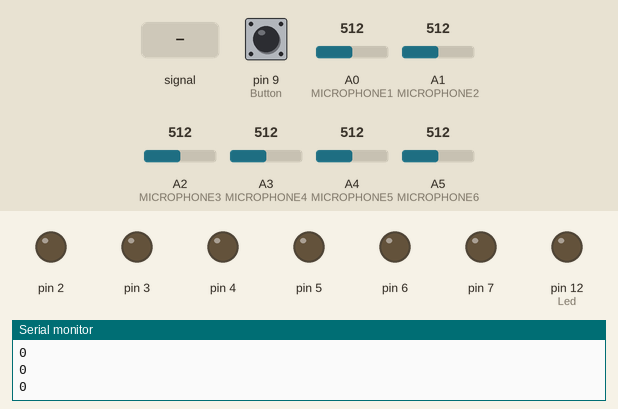
Recording of a sketch running on a simulated Arduino Uno, built with avr-gcc and run on an emulated ATmega328P. On the bench: output pins drawn as LEDs (lit = HIGH), the last lines printed to the serial monitor. Dashed ring = blinking. Inputs (shaded band) come from the test bench; at power-on: pin 9 (Button) LOW, A0 (MICROPHONE1) = 512, A1 (MICROPHONE2) = 512, A2 (MICROPHONE3) = 512, A3 (MICROPHONE4) = 512, A4 (MICROPHONE5) = 512, A5 (MICROPHONE6) = 512.

Above: at 1.8 s.
1.9 s: pin 9 (Button) pulled HIGH for 0.6 s
At 3.4 s:
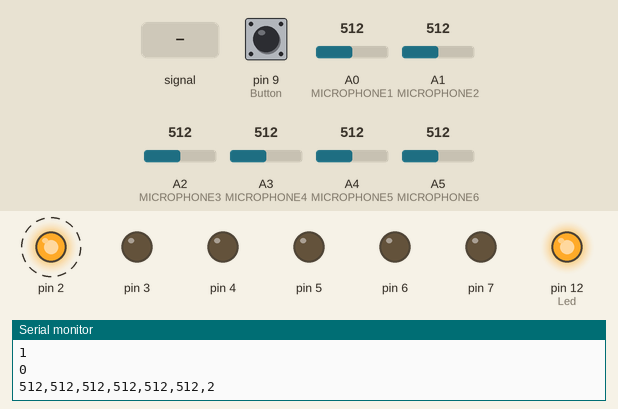
5.5 s: A1 (MICROPHONE2) fed a 200 Hz sine of ±81 counts around its level
At 6.4 s:
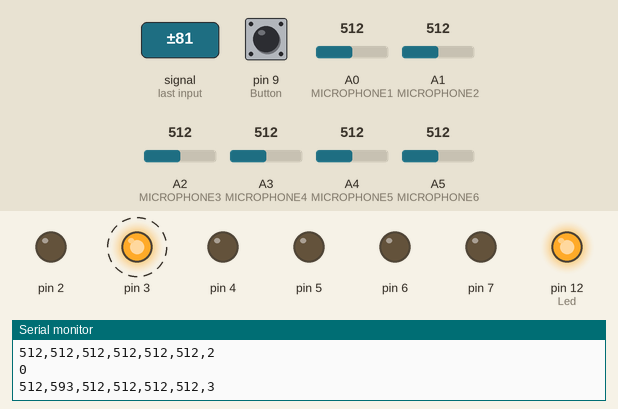
8.5 s: A2 (MICROPHONE3) fed a 200 Hz sine of ±81 counts around its level
11.5 s: A3 (MICROPHONE4) fed a 200 Hz sine of ±81 counts around its level
At 12.3 s:
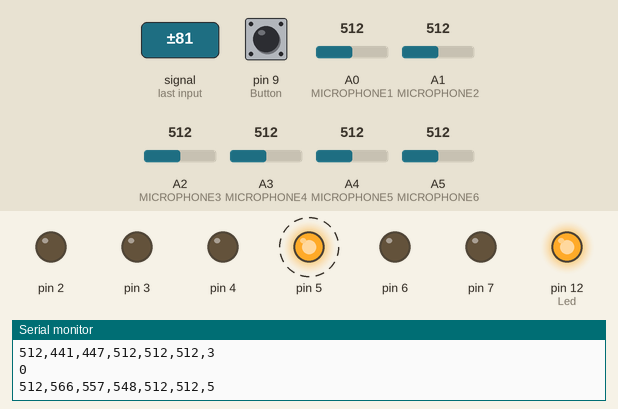
14.5 s: A4 (MICROPHONE5) fed a 200 Hz sine of ±81 counts around its level
At 14.9 s:
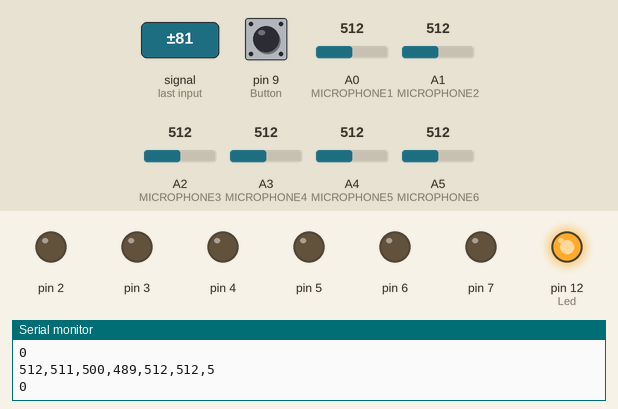
17.5 s: A5 (MICROPHONE6) fed a 200 Hz sine of ±81 counts around its level
At 18.4 s:
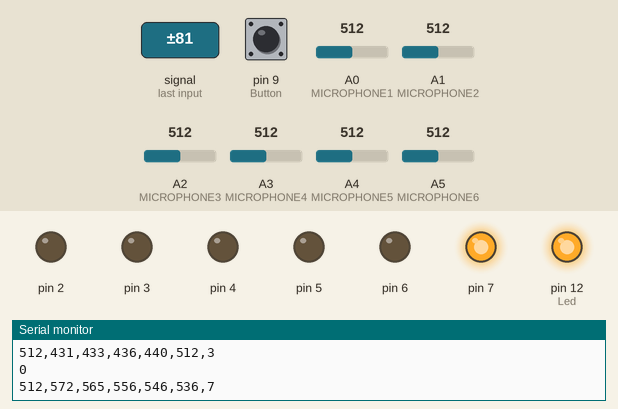
Timing chart, 0 to 59.2 s (numbered marks = the images above; inputs shaded):
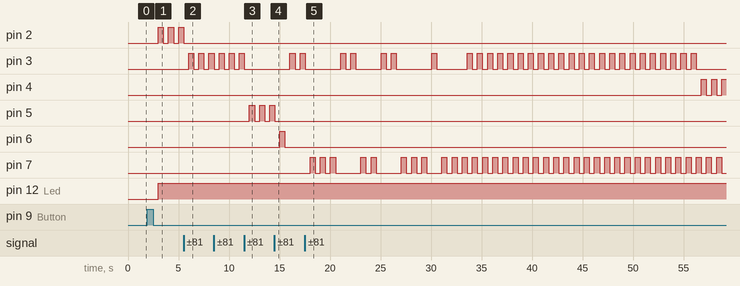

Measured:
- after the input at 1.9 s, pin 2: alternates HIGH for 0.50 s and LOW for 0.50 s, starting after 1.1 s; pin 12 (Led): LOW → HIGH after 1.1 s
- after the input at 5.5 s, pin 2: goes on until 5.5 s, then stays LOW; pin 3: alternates HIGH for 0.50 s and LOW for 0.50 s, starting after 0.51 s
- after the input at 11.5 s, pin 4: stops changing and stays LOW; pin 5: alternates HIGH for 0.50 s and LOW for 0.50 s, starting after 0.53 s
- after the input at 14.5 s, pin 5: goes on until 14.5 s, then stays LOW; pin 6: LOW → HIGH after 0.53 s, → LOW 0.50 s later
- after the input at 17.5 s, pin 4: alternates HIGH for 0.50 s and LOW for 0.51 s, starting after 39.3 s; pin 6: stops changing and stays LOW; pin 7: LOW → HIGH after 0.54 s, → LOW 0.50 s later, → HIGH 0.50 s later, → LOW 0.50 s later, … (72 changes in this stretch)

The sketch:

sesalgilama.ino
```cpp
// mikrofonlar için analog giriş pinleri
#define MICROPHONE1 A0
#define MICROPHONE2 A1
#define MICROPHONE3 A2
#define MICROPHONE4 A3
#define MICROPHONE5 A4
#define MICROPHONE6 A5
#define SCALEFACTOR 1000


// ----------------1 Tüm dizileri ve değişkenleri başlat-----------------
// tüm mikrofonların genlik değerleri
// NOT: Bu dizilerde değişiklik yapılırsa, aşağıda "calculateAverage()" VE "shiftDataArray()" fonksiyonlarına verilen eleman sayıları da değiştirilmelidir!
int amplitudes1[] = {0,0,0,0,0,0,0,0,0,0};
int amplitudes2[] = {0,0,0,0,0,0,0,0,0,0};
int amplitudes3[] = {0,0,0,0,0,0,0,0,0,0};
int amplitudes4[] = {0,0,0,0,0,0,0,0,0,0};
int amplitudes5[] = {0,0,0,0,0,0,0,0,0,0};
int amplitudes6[] = {0,0,0,0,0,0,0,0,0,0};
int ledPin = 0;
float average1 = 0; // mikrofon 1'in genlik dizisinin ortalaması
float average2 = 0; // mikrofon 2'nin genlik dizisinin ortalaması
float average3 = 0; // mikrofon 3'ün genlik dizisinin ortalaması
float average4 = 0; // mikrofon 4'ün genlik dizisinin ortalaması
float average5 = 0; // mikrofon 5'in genlik dizisinin ortalaması
float average6 = 0; // mikrofon 6'nın genlik dizisinin ortalaması
// tüm mikrofonların maksimum genlik değerleri, her bir ortalama için normalize edilir
float maximum[] = {0,0,0,0,0,0};
// mikrofonların genliklerinin örnekleneceği zaman dilimi
int samplingTime = 500; // örnekleme süresi [ms]
// her döngüde yön tespiti için maksimum indeksin kaydedildiği dizi
int maximumIndexCounter = 0;
int maximumIndex[750];  // <----- bu dizi boyutu, örnekleme süresi değiştiğinde ayarlanmalıdır
// ayarlama için genel kural: güvenlik için "örnekleme süresi * 1.5" olarak belirlenir, çünkü bir döngü yaklaşık 1ms sürer


// bir dizinin tüm değerlerini 1 indeks sağa kaydıran metot; arr[len-1] (son değer) üzerine yazılır
void shiftDataArray(int arr[],int len) {
  int temp = arr[len-1];
  for(int i=len-1;i>0;i--) {
    arr[i] = arr[i-1];
  }
  arr[0] = temp;
}

// bir dizideki en yüksek değeri bulur ve dizinin indkseini döner
int findMaximumIndex(float arr[],int arrSize) {
  int index = 0;
  float currentMax = 0;
  for(int i=0;i<arrSize;i++){
    if(arr[i]>currentMax){
      currentMax = arr[i];
      index = i;
    }
  }
  return index;
}

// bir dizinin sıfırdan büyük değerlerinin ortalamasını hesaplar
float calculateAverage(int arr[],int arrLen){
  float count = 0;  // sıfırdan büyük değerlerin sayısı
  float sum = 0;    // sıfırdan büyük tüm sayıların toplamı
  for(int i=0;i<arrLen;i++){
    if(arr[i]>0){
      sum+=float(arr[i]);
      count++;
    }
  }
  return sum/count;
}

// her mikrofon için sayaçlara dayalı olarak led Pinin belirler
int calculateLedPin(int counter1,int counter2, int counter3, int counter4, int counter5,int counter6) {
  float counts[] = {counter1,counter2,counter3,counter4,counter5,counter6};
  int finalLed = 0;
  int maxIndex = findMaximumIndex(counts,6);
  finalLed = maxIndex+2; // Ledlere ait pin Numaralarımız 2 den başlar
  return finalLed;
}

// ses kaynağının yönünü belirlemek için kullanılan metot
void determineLedPin() {
  // ---------------- geçerli zaman damgasını kaydet-----------------
  int beginTime = millis();
  maximumIndexCounter = 0;  // maximumIndexCounter'ı sıfırla
  do{
    // --------------------- analog değerleri oku-----------------------
    int microphone1 = analogRead(MICROPHONE1);
    int microphone2 = analogRead(MICROPHONE2);
    int microphone3 = analogRead(MICROPHONE3);
    int microphone4 = analogRead(MICROPHONE4);
    int microphone5 = analogRead(MICROPHONE5);
    int microphone6 = analogRead(MICROPHONE6);
    // ---------- ortalamadan maksimum sapmayı hesapla------------
    if(average1==0 && average2==0 && average3==0 && average4==0 && average5==0 && average6==0) {
      average1 = microphone1;
      average2 = microphone2;
      average3 = microphone3;
      average4 = microphone4;
      average5 = microphone5;
      average6 = microphone6;
    }
    maximum[0] = abs((microphone1-average1)/average1);
    maximum[1] = abs((microphone2-average2)/average2);
    maximum[2] = abs((microphone3-average3)/average3);
    maximum[3] = abs((microphone4-average4)/average4);
    maximum[4] = abs((microphone5-average5)/average5);
    maximum[5] = abs((microphone6-average6)/average6);
    // ---------- genlik dizilerini kaydır ve yeni genlikleri sakla------
    shiftDataArray(amplitudes1,10);
    shiftDataArray(amplitudes2,10);
    shiftDataArray(amplitudes3,10);
    shiftDataArray(amplitudes4,10);
    shiftDataArray(amplitudes5,10);
    shiftDataArray(amplitudes6,10);
    amplitudes1[0]=microphone1;
    amplitudes2[0]=microphone2;
    amplitudes3[0]=microphone3;
    amplitudes4[0]=microphone4;
    amplitudes5[0]=microphone5;
    amplitudes6[0]=microphone6;
    // --------------------4.5 yeni ortalamaları hesapla--------------------
    average1 = calculateAverage(amplitudes1,10);
    average2 = calculateAverage(amplitudes2,10);
    average3 = calculateAverage(amplitudes3,10);
    average4 = calculateAverage(amplitudes4,10);
    average5 = calculateAverage(amplitudes5,10);
    average6 = calculateAverage(amplitudes6,10);
    // ----------------4.6 en yüksek sapmayı belirle-------------------
    maximumIndex[maximumIndexCounter]=findMaximumIndex(maximum,6);
    maximumIndexCounter++;  // maximumIndexCounter'ı artır

  }while((millis()-beginTime)<samplingTime);
  // -----------------------4.8 ledi belirle--------------------------
  int counter1=0, counter2=0, counter3=0, counter4=0, counter5=0, counter6=0;
  for(int i=0;i<maximumIndexCounter;i++){
    int currentNumber = maximumIndex[i];
    if(currentNumber==0) counter1++;
    else if(currentNumber==1) counter2++;
    else if(currentNumber==2) counter3++;
    else if(currentNumber==3) counter4++;
    else if(currentNumber==4) counter5++;
    else if(currentNumber==5) counter6++;
  }
  ledPin = calculateLedPin(counter1,counter2,counter3,counter4,counter5,counter6);
  plotNormal();
}

void plotNormal() {
  Serial.print(amplitudes1[0]);
  Serial.print(",");
  Serial.print(amplitudes2[0]);
  Serial.print(",");
  Serial.print(amplitudes3[0]);
  Serial.print(",");
  Serial.print(amplitudes4[0]);
  Serial.print(",");
  Serial.print(amplitudes5[0]);
  Serial.print(",");
  Serial.print(amplitudes6[0]);
  Serial.print(",");
  Serial.println(ledPin);
}

void setup() {
  // -----------------------Kurulum IO-pin---------------------
  Serial.begin(9600);
  pinMode(MICROPHONE1,INPUT);
  pinMode(MICROPHONE2,INPUT);
  pinMode(MICROPHONE3,INPUT);
  pinMode(MICROPHONE4,INPUT);
  pinMode(MICROPHONE5,INPUT);
  pinMode(MICROPHONE6,INPUT);
  pinMode(9,INPUT); // Button
  pinMode(12,OUTPUT); //Led
  for(int i=2;i<8;i++){
    pinMode(i,OUTPUT);
  }
}
bool state=false;
int button;
void loop() {
  button = digitalRead(9);
  Serial.println(button);
      for(int i=2;i<8;i++){
      digitalWrite(i,0);
    }
  if(!state){
    digitalWrite(12,0);
    state = button==1  ? true:false;

  }else{
    determineLedPin();
    digitalWrite(ledPin,1);
    digitalWrite(12,1);
    state = button==1  ? false:true;
  }
  delay(500);
}
```
